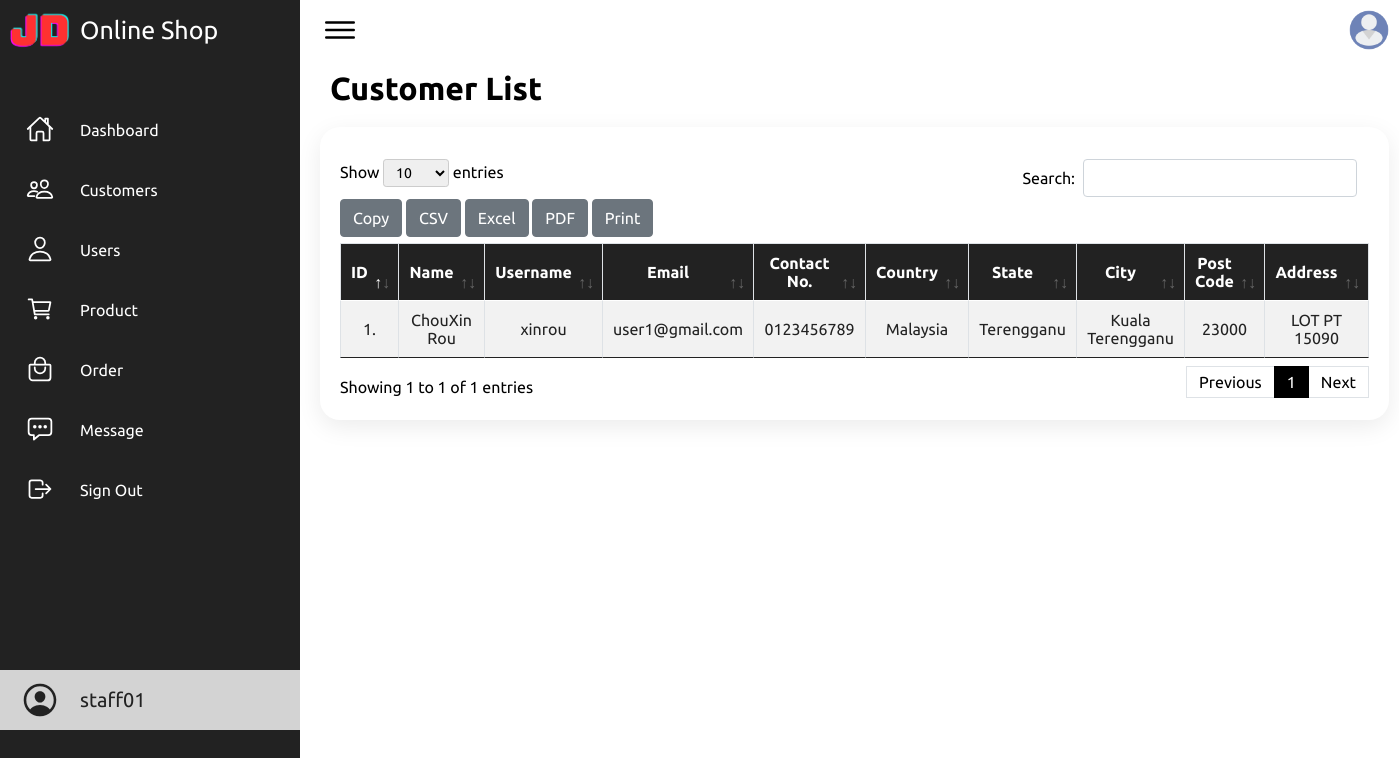
/admin/customer-list.php (signed in), run on the app's committed database.
### tables this page shows
CREATE TABLE `customers` (
  `cusID` int(255) NOT NULL,
  `firstName` varchar(255) NOT NULL,
  `lastName` varchar(255) NOT NULL,
  `username` varchar(255) NOT NULL,
  `email` varchar(255) NOT NULL,
  `contact` varchar(255) NOT NULL,
  `password` varchar(255) NOT NULL,
  `country_id` int(11) NOT NULL,
  `state_id` int(11) NOT NULL,
  `city_id` int(11) NOT NULL,
  `postcode` varchar(11) NOT NULL,
  `address` text NOT NULL
);

CREATE TABLE `countries` (
  `id` int(11) NOT NULL,
  `name` varchar(255) NOT NULL
);

CREATE TABLE `states` (
  `id` int(11) NOT NULL,
  `name` varchar(255) NOT NULL,
  `country_id` int(11) NOT NULL
);

CREATE TABLE `cities` (
  `id` int(11) NOT NULL,
  `name` varchar(255) NOT NULL,
  `state_id` int(11) NOT NULL
);

### admin/customer-list.php (the view, shortened to what this page needs)
<!DOCTYPE html>
<html lang="en">
<head>
  <link rel="stylesheet" href="assets/css/style.css">
  <link rel="stylesheet" href="assets/css/bootstrap.min.css">
  <link rel="stylesheet" href="assets/css/datatables.min.css">
</head>
<body>
  <div class="container-1">
    <?php include'nav.php' ?>
    <h1 style="margin-top: 10px; margin-left: 30px;">Customer List</h1>
    <div class="list">
      <div class="recentList">
        <table id="example" class="table table-striped table-bordered">
          <thead>
            <tr>
              <td>ID</td>
              <td>Name</td>
              <td>Username</td>
              <td>Email</td>
              <td>Contact No.</td>
              <td>Country</td>
              <td>State</td>
              <td>City</td>
              <td>Post Code</td>
              <td>Address</td>
            </tr>
          </thead>
          <tbody>
            <?php
            include('../connect/config.php');
            $sql = "SELECT customers.*, states.name AS state_name, cities.name AS city_name, countries.name AS country_name
            FROM customers
            JOIN states ON customers.state_id = states.id
            JOIN cities ON customers.city_id = cities.id
            JOIN countries ON customers.country_id = countries.id";
            $res = mysqli_query($conn, $sql);
            if($res==TRUE)
            {
              $count = mysqli_num_rows($res);
              $sn=1;
              if($count>0)
              {
                while($rows=mysqli_fetch_assoc($res))
                {
                  $fname=$rows['firstName'];
                  $lname=$rows['lastName'];
                  $username=$rows['username'];
                  $email=$rows['email'];
                  $contact=$rows['contact'];
                  $country=$rows['country_name'];
                  $state=$rows['state_name'];
                  $city=$rows['city_name'];
                  $postcode=$rows['postcode'];
                  $address=$rows['address'];
                  ?>
                  <tr>
                    <td><?php echo $sn++; ?>. </td>
                    <td><?php echo $fname; ?><?php echo $lname; ?></td>
                    <td><?php echo $username; ?></td>
                    <td><?php echo $email; ?></td>
                    <td><?php echo $contact; ?></td>
                    <td><?php echo $country; ?></td>
                    <td><?php echo $state; ?></td>
                    <td><?php echo $city; ?></td>
                    <td><?php echo $postcode; ?></td>
                    <td><?php echo $address; ?></td>
                  </tr>
                <?php } }
                else{ ?>
                  <tr><td colspan="11"><div class="error">No customer</div></td></tr>
                <?php } }?>
              </tbody>
            </table>
          </div>
          </div>
        </div>
      </body>

### admin/assets/css/style.css (style rules this page uses)
* { font-family: "Ubuntu", sans-serif; margin: 0; padding: 0; box-sizing: border-box; }
:root { --blue: #2a2185; --white: #fff; --gray: #f5f5f5; --black1: #222; --black2: #999; }
body { min-height: 100vh; overflow-x: hidden; }
.container-1 { position: relative; width: 100%; }
.list { position: relative; width: 100%; padding: 20px; display: grid; }
.list .recentList { position: relative; display: grid; background: var(--white); padding: 20px; box-shadow: 0 7px 25px rgba(0, 0, 0, 0.08); border-radius: 20px; }
.list .recentList table { width: 100%; border-collapse: collapse; margin-top: 10px; height: 50px; text-align: center; }
.list table thead tr { background-color: var(--black1); }
.list table thead td { font-weight: 600; color: white; }
.list .recentList table tr { color: var(--black1); border-bottom: 1px solid rgba(0, 0, 0, 0.1); }
.list .recentList table tr:last-child { border-bottom: none; }
.list .recentList table tr td { padding: 10px; }
.list .recentList table tr td:nth-child(3) { text-align: center; }

### data on the page
customers: firstName "Chou", lastName "Xin Rou", username "xinrou", email "user1@gmail.com", contact "0123456789", country.name "Malaysia", state.name "Terengganu", city.name "Kuala Terengganu", postcode "23000", address "LOT PT 15090"

### other printed values
$_SESSION['username'] "staff01"
